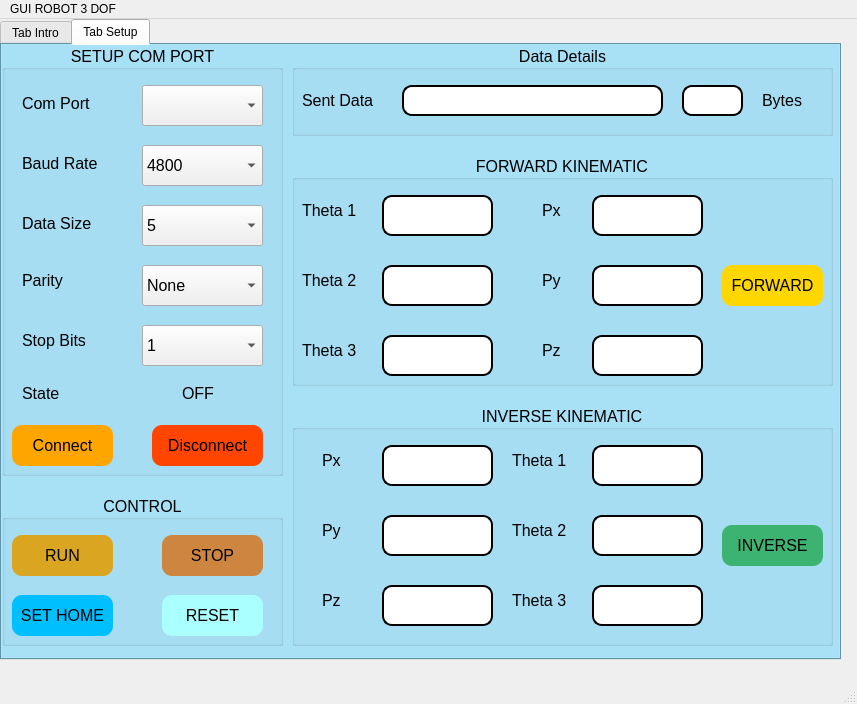
<?xml version="1.0" encoding="UTF-8"?>
<ui version="4.0">
 <class>MainWindow</class>
 <widget class="QMainWindow" name="MainWindow">
  <property name="geometry">
   <rect>
    <x>0</x>
    <y>0</y>
    <width>857</width>
    <height>704</height>
   </rect>
  </property>
  <property name="windowTitle">
   <string>MainWindow</string>
  </property>
  <property name="layoutDirection">
   <enum>Qt::LeftToRight</enum>
  </property>
  <property name="styleSheet">
   <string notr="true"/>
  </property>
  <widget class="QWidget" name="centralwidget">
   <widget class="QTabWidget" name="tabWidget">
    <property name="enabled">
     <bool>true</bool>
    </property>
    <property name="geometry">
     <rect>
      <x>0</x>
      <y>0</y>
      <width>841</width>
      <height>641</height>
     </rect>
    </property>
    <property name="layoutDirection">
     <enum>Qt::LeftToRight</enum>
    </property>
    <property name="styleSheet">
     <string notr="true">QTabWidget{
background-color: #87ceeb;
}</string>
    </property>
    <property name="currentIndex">
     <number>1</number>
    </property>
    <widget class="QWidget" name="tabInt">
     <attribute name="title">
      <string>Tab Intro</string>
     </attribute>
    </widget>
    <widget class="QWidget" name="tabExe">
     <attribute name="title">
      <string>Tab Setup</string>
     </attribute>
     <widget class="QGroupBox" name="groupBox_control_2">
      <property name="geometry">
       <rect>
        <x>0</x>
        <y>0</y>
        <width>281</width>
        <height>431</height>
       </rect>
      </property>
      <property name="font">
       <font>
        <pointsize>12</pointsize>
        <weight>50</weight>
        <bold>false</bold>
       </font>
      </property>
      <property name="title">
       <string>SETUP COM PORT</string>
      </property>
      <property name="alignment">
       <set>Qt::AlignCenter</set>
      </property>
      <widget class="QPushButton" name="pushButton_connect">
       <property name="geometry">
        <rect>
         <x>10</x>
         <y>380</y>
         <width>101</width>
         <height>41</height>
        </rect>
       </property>
       <property name="font">
        <font>
         <pointsize>12</pointsize>
         <weight>50</weight>
         <bold>false</bold>
        </font>
       </property>
       <property name="styleSheet">
        <string notr="true">QPushButton{
border-radius: 10px;
background-color: #ffa500;
}

QPushButton:pressed {
    padding-top: 5px;
    padding-left: 5px;
}
</string>
       </property>
       <property name="text">
        <string>Connect</string>
       </property>
       <property name="autoDefault">
        <bool>false</bool>
       </property>
       <property name="default">
        <bool>false</bool>
       </property>
       <property name="flat">
        <bool>false</bool>
       </property>
      </widget>
      <widget class="QPushButton" name="pushButton_disconnect">
       <property name="geometry">
        <rect>
         <x>150</x>
         <y>380</y>
         <width>111</width>
         <height>41</height>
        </rect>
       </property>
       <property name="font">
        <font>
         <pointsize>12</pointsize>
         <weight>50</weight>
         <bold>false</bold>
        </font>
       </property>
       <property name="styleSheet">
        <string notr="true">QPushButton{
border-radius: 10px;
background-color: #ff4500;
}

QPushButton:pressed {
    padding-top: 5px;
    padding-left: 5px;
}
</string>
       </property>
       <property name="text">
        <string>Disconnect</string>
       </property>
       <property name="flat">
        <bool>false</bool>
       </property>
      </widget>
      <widget class="QLabel" name="label_15">
       <property name="geometry">
        <rect>
         <x>20</x>
         <y>50</y>
         <width>101</width>
         <height>16</height>
        </rect>
       </property>
       <property name="font">
        <font>
         <pointsize>12</pointsize>
        </font>
       </property>
       <property name="text">
        <string>Com Port</string>
       </property>
      </widget>
      <widget class="QComboBox" name="comboBox_comPort">
       <property name="geometry">
        <rect>
         <x>140</x>
         <y>40</y>
         <width>121</width>
         <height>41</height>
        </rect>
       </property>
       <property name="font">
        <font>
         <pointsize>12</pointsize>
        </font>
       </property>
       <property name="styleSheet">
        <string notr="true"/>
       </property>
      </widget>
      <widget class="QLabel" name="label_16">
       <property name="geometry">
        <rect>
         <x>20</x>
         <y>110</y>
         <width>101</width>
         <height>16</height>
        </rect>
       </property>
       <property name="font">
        <font>
         <pointsize>12</pointsize>
        </font>
       </property>
       <property name="text">
        <string>Baud Rate</string>
       </property>
      </widget>
      <widget class="QComboBox" name="comboBox_baudRate">
       <property name="geometry">
        <rect>
         <x>140</x>
         <y>100</y>
         <width>121</width>
         <height>41</height>
        </rect>
       </property>
       <property name="font">
        <font>
         <pointsize>12</pointsize>
        </font>
       </property>
       <property name="styleSheet">
        <string notr="true"/>
       </property>
       <property name="editable">
        <bool>false</bool>
       </property>
       <item>
        <property name="text">
         <string>4800 </string>
        </property>
       </item>
       <item>
        <property name="text">
         <string>9600</string>
        </property>
       </item>
       <item>
        <property name="text">
         <string>14400 </string>
        </property>
       </item>
       <item>
        <property name="text">
         <string>19200</string>
        </property>
       </item>
       <item>
        <property name="text">
         <string>115200</string>
        </property>
       </item>
      </widget>
      <widget class="QLabel" name="label_17">
       <property name="geometry">
        <rect>
         <x>20</x>
         <y>340</y>
         <width>101</width>
         <height>16</height>
        </rect>
       </property>
       <property name="font">
        <font>
         <pointsize>12</pointsize>
        </font>
       </property>
       <property name="text">
        <string>State</string>
       </property>
      </widget>
      <widget class="QLabel" name="label_state">
       <property name="geometry">
        <rect>
         <x>180</x>
         <y>340</y>
         <width>51</width>
         <height>16</height>
        </rect>
       </property>
       <property name="font">
        <font>
         <pointsize>12</pointsize>
         <weight>50</weight>
         <bold>false</bold>
        </font>
       </property>
       <property name="text">
        <string>OFF</string>
       </property>
      </widget>
      <widget class="QComboBox" name="comboBox_dataBits">
       <property name="geometry">
        <rect>
         <x>140</x>
         <y>160</y>
         <width>121</width>
         <height>41</height>
        </rect>
       </property>
       <property name="font">
        <font>
         <pointsize>12</pointsize>
        </font>
       </property>
       <property name="editable">
        <bool>false</bool>
       </property>
       <item>
        <property name="text">
         <string>5</string>
        </property>
       </item>
       <item>
        <property name="text">
         <string>6</string>
        </property>
       </item>
       <item>
        <property name="text">
         <string>7</string>
        </property>
       </item>
       <item>
        <property name="text">
         <string>8</string>
        </property>
       </item>
      </widget>
      <widget class="QLabel" name="label_18">
       <property name="geometry">
        <rect>
         <x>20</x>
         <y>170</y>
         <width>101</width>
         <height>16</height>
        </rect>
       </property>
       <property name="font">
        <font>
         <pointsize>12</pointsize>
        </font>
       </property>
       <property name="text">
        <string>Data Size</string>
       </property>
      </widget>
      <widget class="QLabel" name="label_29">
       <property name="geometry">
        <rect>
         <x>20</x>
         <y>220</y>
         <width>101</width>
         <height>31</height>
        </rect>
       </property>
       <property name="font">
        <font>
         <pointsize>12</pointsize>
        </font>
       </property>
       <property name="text">
        <string>Parity</string>
       </property>
      </widget>
      <widget class="QComboBox" name="comboBox_parity">
       <property name="geometry">
        <rect>
         <x>140</x>
         <y>220</y>
         <width>121</width>
         <height>41</height>
        </rect>
       </property>
       <property name="font">
        <font>
         <pointsize>12</pointsize>
        </font>
       </property>
       <property name="editable">
        <bool>false</bool>
       </property>
       <item>
        <property name="text">
         <string>None</string>
        </property>
       </item>
       <item>
        <property name="text">
         <string>Even</string>
        </property>
       </item>
       <item>
        <property name="text">
         <string>Odd</string>
        </property>
       </item>
      </widget>
      <widget class="QLabel" name="label_30">
       <property name="geometry">
        <rect>
         <x>20</x>
         <y>280</y>
         <width>101</width>
         <height>31</height>
        </rect>
       </property>
       <property name="font">
        <font>
         <pointsize>12</pointsize>
        </font>
       </property>
       <property name="text">
        <string>Stop Bits</string>
       </property>
      </widget>
      <widget class="QComboBox" name="comboBox_stopBits">
       <property name="geometry">
        <rect>
         <x>140</x>
         <y>280</y>
         <width>121</width>
         <height>41</height>
        </rect>
       </property>
       <property name="font">
        <font>
         <pointsize>12</pointsize>
        </font>
       </property>
       <property name="editable">
        <bool>false</bool>
       </property>
       <item>
        <property name="text">
         <string>1</string>
        </property>
       </item>
       <item>
        <property name="text">
         <string>2</string>
        </property>
       </item>
      </widget>
     </widget>
     <widget class="QGroupBox" name="groupBox_control">
      <property name="geometry">
       <rect>
        <x>0</x>
        <y>450</y>
        <width>281</width>
        <height>151</height>
       </rect>
      </property>
      <property name="font">
       <font>
        <pointsize>12</pointsize>
       </font>
      </property>
      <property name="title">
       <string>CONTROL</string>
      </property>
      <property name="alignment">
       <set>Qt::AlignCenter</set>
      </property>
      <widget class="QPushButton" name="pushButton_run">
       <property name="geometry">
        <rect>
         <x>10</x>
         <y>40</y>
         <width>101</width>
         <height>41</height>
        </rect>
       </property>
       <property name="font">
        <font>
         <pointsize>12</pointsize>
        </font>
       </property>
       <property name="styleSheet">
        <string notr="true">
QPushButton{
border-radius: 10px;
background-color: #daa520;
}

QPushButton:pressed {
    padding-top: 5px;
    padding-left: 5px;
}
</string>
       </property>
       <property name="text">
        <string>RUN</string>
       </property>
       <property name="flat">
        <bool>false</bool>
       </property>
      </widget>
      <widget class="QPushButton" name="pushButton_stop">
       <property name="geometry">
        <rect>
         <x>160</x>
         <y>40</y>
         <width>101</width>
         <height>41</height>
        </rect>
       </property>
       <property name="font">
        <font>
         <pointsize>12</pointsize>
        </font>
       </property>
       <property name="styleSheet">
        <string notr="true">
QPushButton{
border-radius: 10px;
background-color: #cd853f;
}

QPushButton:pressed {
    padding-top: 5px;
    padding-left: 5px;
}
</string>
       </property>
       <property name="text">
        <string>STOP</string>
       </property>
      </widget>
      <widget class="QPushButton" name="pushButton_setHome">
       <property name="geometry">
        <rect>
         <x>10</x>
         <y>100</y>
         <width>101</width>
         <height>41</height>
        </rect>
       </property>
       <property name="font">
        <font>
         <pointsize>12</pointsize>
        </font>
       </property>
       <property name="styleSheet">
        <string notr="true">
QPushButton{
border-radius: 10px;
background-color: #00bfff;
}

QPushButton:pressed {
    padding-top: 5px;
    padding-left: 5px;
}
</string>
       </property>
       <property name="text">
        <string>SET HOME</string>
       </property>
      </widget>
      <widget class="QPushButton" name="pushButton_reset">
       <property name="geometry">
        <rect>
         <x>160</x>
         <y>100</y>
         <width>101</width>
         <height>41</height>
        </rect>
       </property>
       <property name="font">
        <font>
         <pointsize>12</pointsize>
        </font>
       </property>
       <property name="styleSheet">
        <string notr="true">
QPushButton{
border-radius: 10px;
	background-color: rgb(170, 255, 255);
}

QPushButton:pressed {
    padding-top: 5px;
    padding-left: 5px;
}
</string>
       </property>
       <property name="text">
        <string>RESET</string>
       </property>
      </widget>
     </widget>
     <widget class="QGroupBox" name="groupBox_FK">
      <property name="geometry">
       <rect>
        <x>290</x>
        <y>110</y>
        <width>541</width>
        <height>231</height>
       </rect>
      </property>
      <property name="font">
       <font>
        <pointsize>12</pointsize>
        <weight>50</weight>
        <bold>false</bold>
       </font>
      </property>
      <property name="layoutDirection">
       <enum>Qt::LeftToRight</enum>
      </property>
      <property name="title">
       <string>FORWARD KINEMATIC</string>
      </property>
      <property name="alignment">
       <set>Qt::AlignCenter</set>
      </property>
      <property name="flat">
       <bool>false</bool>
      </property>
      <property name="checkable">
       <bool>false</bool>
      </property>
      <widget class="QLineEdit" name="lineEdit_FK_th1">
       <property name="geometry">
        <rect>
         <x>90</x>
         <y>40</y>
         <width>111</width>
         <height>41</height>
        </rect>
       </property>
       <property name="font">
        <font>
         <pointsize>12</pointsize>
        </font>
       </property>
       <property name="styleSheet">
        <string notr="true">QLineEdit{
border: 2px solid rgb(0, 0, 0);
border-radius: 10px;
}</string>
       </property>
       <property name="text">
        <string/>
       </property>
       <property name="placeholderText">
        <string/>
       </property>
      </widget>
      <widget class="QLineEdit" name="lineEdit_FK_th2">
       <property name="geometry">
        <rect>
         <x>90</x>
         <y>110</y>
         <width>111</width>
         <height>41</height>
        </rect>
       </property>
       <property name="font">
        <font>
         <pointsize>12</pointsize>
        </font>
       </property>
       <property name="styleSheet">
        <string notr="true">QLineEdit{
border: 2px solid rgb(0, 0, 0);
border-radius: 10px;
}</string>
       </property>
       <property name="text">
        <string/>
       </property>
      </widget>
      <widget class="QLineEdit" name="lineEdit_FK_th3">
       <property name="geometry">
        <rect>
         <x>90</x>
         <y>180</y>
         <width>111</width>
         <height>41</height>
        </rect>
       </property>
       <property name="font">
        <font>
         <pointsize>12</pointsize>
        </font>
       </property>
       <property name="styleSheet">
        <string notr="true">QLineEdit{
border: 2px solid rgb(0, 0, 0);
border-radius: 10px;
}</string>
       </property>
       <property name="text">
        <string/>
       </property>
      </widget>
      <widget class="QLabel" name="label_4">
       <property name="geometry">
        <rect>
         <x>250</x>
         <y>40</y>
         <width>41</width>
         <height>31</height>
        </rect>
       </property>
       <property name="font">
        <font>
         <pointsize>12</pointsize>
        </font>
       </property>
       <property name="text">
        <string>&lt;html&gt;&lt;head/&gt;&lt;body&gt;&lt;p&gt;Px&lt;/p&gt;&lt;/body&gt;&lt;/html&gt;</string>
       </property>
      </widget>
      <widget class="QLabel" name="label_5">
       <property name="geometry">
        <rect>
         <x>250</x>
         <y>180</y>
         <width>31</width>
         <height>31</height>
        </rect>
       </property>
       <property name="font">
        <font>
         <pointsize>12</pointsize>
        </font>
       </property>
       <property name="text">
        <string>&lt;html&gt;&lt;head/&gt;&lt;body&gt;&lt;p&gt;Pz&lt;/p&gt;&lt;/body&gt;&lt;/html&gt;</string>
       </property>
      </widget>
      <widget class="QLineEdit" name="lineEdit_FK_Py">
       <property name="geometry">
        <rect>
         <x>300</x>
         <y>110</y>
         <width>111</width>
         <height>41</height>
        </rect>
       </property>
       <property name="font">
        <font>
         <pointsize>12</pointsize>
        </font>
       </property>
       <property name="styleSheet">
        <string notr="true">QLineEdit{
border: 2px solid rgb(0, 0, 0);
border-radius: 10px;
}</string>
       </property>
       <property name="text">
        <string/>
       </property>
      </widget>
      <widget class="QLineEdit" name="lineEdit_FK_Px">
       <property name="geometry">
        <rect>
         <x>300</x>
         <y>40</y>
         <width>111</width>
         <height>41</height>
        </rect>
       </property>
       <property name="font">
        <font>
         <pointsize>12</pointsize>
        </font>
       </property>
       <property name="styleSheet">
        <string notr="true">QLineEdit{
border: 2px solid rgb(0, 0, 0);
border-radius: 10px;
}</string>
       </property>
       <property name="text">
        <string/>
       </property>
      </widget>
      <widget class="QLineEdit" name="lineEdit_FK_Pz">
       <property name="geometry">
        <rect>
         <x>300</x>
         <y>180</y>
         <width>111</width>
         <height>41</height>
        </rect>
       </property>
       <property name="font">
        <font>
         <pointsize>12</pointsize>
        </font>
       </property>
       <property name="styleSheet">
        <string notr="true">QLineEdit{
border: 2px solid rgb(0, 0, 0);
border-radius: 10px;
}</string>
       </property>
       <property name="text">
        <string/>
       </property>
      </widget>
      <widget class="QLabel" name="label_6">
       <property name="geometry">
        <rect>
         <x>250</x>
         <y>110</y>
         <width>31</width>
         <height>31</height>
        </rect>
       </property>
       <property name="font">
        <font>
         <pointsize>12</pointsize>
        </font>
       </property>
       <property name="text">
        <string>&lt;html&gt;&lt;head/&gt;&lt;body&gt;&lt;p&gt;Py&lt;/p&gt;&lt;/body&gt;&lt;/html&gt;</string>
       </property>
      </widget>
      <widget class="QPushButton" name="pushButton_FK">
       <property name="geometry">
        <rect>
         <x>430</x>
         <y>110</y>
         <width>101</width>
         <height>41</height>
        </rect>
       </property>
       <property name="font">
        <font>
         <pointsize>12</pointsize>
        </font>
       </property>
       <property name="styleSheet">
        <string notr="true">QPushButton{
border-radius: 10px;
background-color: #ffd700;
}

QPushButton:pressed {
    padding-top: 5px;
    padding-left: 5px;
}
</string>
       </property>
       <property name="text">
        <string>FORWARD</string>
       </property>
      </widget>
      <widget class="QLabel" name="label_19">
       <property name="geometry">
        <rect>
         <x>10</x>
         <y>40</y>
         <width>81</width>
         <height>31</height>
        </rect>
       </property>
       <property name="font">
        <font>
         <pointsize>12</pointsize>
        </font>
       </property>
       <property name="text">
        <string>&lt;html&gt;&lt;head/&gt;&lt;body&gt;&lt;p&gt;Theta 1&lt;/p&gt;&lt;/body&gt;&lt;/html&gt;</string>
       </property>
      </widget>
      <widget class="QLabel" name="label_20">
       <property name="geometry">
        <rect>
         <x>10</x>
         <y>110</y>
         <width>81</width>
         <height>31</height>
        </rect>
       </property>
       <property name="font">
        <font>
         <pointsize>12</pointsize>
        </font>
       </property>
       <property name="text">
        <string>&lt;html&gt;&lt;head/&gt;&lt;body&gt;&lt;p&gt;Theta 2&lt;/p&gt;&lt;/body&gt;&lt;/html&gt;</string>
       </property>
      </widget>
      <widget class="QLabel" name="label_21">
       <property name="geometry">
        <rect>
         <x>10</x>
         <y>180</y>
         <width>81</width>
         <height>31</height>
        </rect>
       </property>
       <property name="font">
        <font>
         <pointsize>12</pointsize>
        </font>
       </property>
       <property name="text">
        <string>&lt;html&gt;&lt;head/&gt;&lt;body&gt;&lt;p&gt;Theta 3&lt;/p&gt;&lt;/body&gt;&lt;/html&gt;</string>
       </property>
      </widget>
     </widget>
     <widget class="QGroupBox" name="groupBox_IK">
      <property name="geometry">
       <rect>
        <x>290</x>
        <y>360</y>
        <width>541</width>
        <height>241</height>
       </rect>
      </property>
      <property name="font">
       <font>
        <pointsize>12</pointsize>
        <weight>50</weight>
        <bold>false</bold>
       </font>
      </property>
      <property name="layoutDirection">
       <enum>Qt::LeftToRight</enum>
      </property>
      <property name="title">
       <string>INVERSE KINEMATIC</string>
      </property>
      <property name="alignment">
       <set>Qt::AlignCenter</set>
      </property>
      <property name="flat">
       <bool>false</bool>
      </property>
      <property name="checkable">
       <bool>false</bool>
      </property>
      <widget class="QLineEdit" name="lineEdit_IK_Px">
       <property name="geometry">
        <rect>
         <x>90</x>
         <y>40</y>
         <width>111</width>
         <height>41</height>
        </rect>
       </property>
       <property name="font">
        <font>
         <pointsize>12</pointsize>
        </font>
       </property>
       <property name="styleSheet">
        <string notr="true">QLineEdit{
border: 2px solid rgb(0, 0, 0);
border-radius: 10px;
}</string>
       </property>
       <property name="text">
        <string/>
       </property>
      </widget>
      <widget class="QLineEdit" name="lineEdit_IK_Py">
       <property name="geometry">
        <rect>
         <x>90</x>
         <y>110</y>
         <width>111</width>
         <height>41</height>
        </rect>
       </property>
       <property name="font">
        <font>
         <pointsize>12</pointsize>
        </font>
       </property>
       <property name="styleSheet">
        <string notr="true">QLineEdit{
border: 2px solid rgb(0, 0, 0);
border-radius: 10px;
}</string>
       </property>
       <property name="text">
        <string/>
       </property>
      </widget>
      <widget class="QLineEdit" name="lineEdit_IK_Pz">
       <property name="geometry">
        <rect>
         <x>90</x>
         <y>180</y>
         <width>111</width>
         <height>41</height>
        </rect>
       </property>
       <property name="font">
        <font>
         <pointsize>12</pointsize>
        </font>
       </property>
       <property name="styleSheet">
        <string notr="true">QLineEdit{
border: 2px solid rgb(0, 0, 0);
border-radius: 10px;
}</string>
       </property>
       <property name="text">
        <string/>
       </property>
      </widget>
      <widget class="QLabel" name="label_10">
       <property name="geometry">
        <rect>
         <x>30</x>
         <y>40</y>
         <width>41</width>
         <height>31</height>
        </rect>
       </property>
       <property name="font">
        <font>
         <pointsize>12</pointsize>
        </font>
       </property>
       <property name="text">
        <string>&lt;html&gt;&lt;head/&gt;&lt;body&gt;&lt;p&gt;Px&lt;/p&gt;&lt;/body&gt;&lt;/html&gt;</string>
       </property>
      </widget>
      <widget class="QLineEdit" name="lineEdit_IK_th2">
       <property name="geometry">
        <rect>
         <x>300</x>
         <y>110</y>
         <width>111</width>
         <height>41</height>
        </rect>
       </property>
       <property name="font">
        <font>
         <pointsize>12</pointsize>
        </font>
       </property>
       <property name="styleSheet">
        <string notr="true">QLineEdit{
border: 2px solid rgb(0, 0, 0);
border-radius: 10px;
}</string>
       </property>
       <property name="text">
        <string/>
       </property>
      </widget>
      <widget class="QLineEdit" name="lineEdit_IK_th1">
       <property name="geometry">
        <rect>
         <x>300</x>
         <y>40</y>
         <width>111</width>
         <height>41</height>
        </rect>
       </property>
       <property name="font">
        <font>
         <pointsize>12</pointsize>
        </font>
       </property>
       <property name="styleSheet">
        <string notr="true">QLineEdit{
border: 2px solid rgb(0, 0, 0);
border-radius: 10px;
}</string>
       </property>
       <property name="text">
        <string/>
       </property>
      </widget>
      <widget class="QLineEdit" name="lineEdit_IK_th3">
       <property name="geometry">
        <rect>
         <x>300</x>
         <y>180</y>
         <width>111</width>
         <height>41</height>
        </rect>
       </property>
       <property name="font">
        <font>
         <pointsize>12</pointsize>
        </font>
       </property>
       <property name="styleSheet">
        <string notr="true">QLineEdit{
border: 2px solid rgb(0, 0, 0);
border-radius: 10px;
}</string>
       </property>
       <property name="text">
        <string/>
       </property>
      </widget>
      <widget class="QPushButton" name="pushButton_IK">
       <property name="geometry">
        <rect>
         <x>430</x>
         <y>120</y>
         <width>101</width>
         <height>41</height>
        </rect>
       </property>
       <property name="font">
        <font>
         <pointsize>12</pointsize>
        </font>
       </property>
       <property name="styleSheet">
        <string notr="true">QPushButton{
border-radius: 10px;
background-color: #3cb371;
}

QPushButton:pressed {
    padding-top: 5px;
    padding-left: 5px;
}
</string>
       </property>
       <property name="text">
        <string>INVERSE</string>
       </property>
       <property name="flat">
        <bool>false</bool>
       </property>
      </widget>
      <widget class="QLabel" name="label_11">
       <property name="geometry">
        <rect>
         <x>30</x>
         <y>110</y>
         <width>41</width>
         <height>31</height>
        </rect>
       </property>
       <property name="font">
        <font>
         <pointsize>12</pointsize>
        </font>
       </property>
       <property name="text">
        <string>&lt;html&gt;&lt;head/&gt;&lt;body&gt;&lt;p&gt;Py&lt;/p&gt;&lt;/body&gt;&lt;/html&gt;</string>
       </property>
      </widget>
      <widget class="QLabel" name="label_12">
       <property name="geometry">
        <rect>
         <x>30</x>
         <y>180</y>
         <width>41</width>
         <height>31</height>
        </rect>
       </property>
       <property name="font">
        <font>
         <pointsize>12</pointsize>
        </font>
       </property>
       <property name="text">
        <string>&lt;html&gt;&lt;head/&gt;&lt;body&gt;&lt;p&gt;Pz&lt;/p&gt;&lt;/body&gt;&lt;/html&gt;</string>
       </property>
      </widget>
      <widget class="QLabel" name="label_22">
       <property name="geometry">
        <rect>
         <x>220</x>
         <y>40</y>
         <width>81</width>
         <height>31</height>
        </rect>
       </property>
       <property name="font">
        <font>
         <pointsize>12</pointsize>
        </font>
       </property>
       <property name="text">
        <string>&lt;html&gt;&lt;head/&gt;&lt;body&gt;&lt;p&gt;Theta 1&lt;/p&gt;&lt;/body&gt;&lt;/html&gt;</string>
       </property>
      </widget>
      <widget class="QLabel" name="label_23">
       <property name="geometry">
        <rect>
         <x>220</x>
         <y>180</y>
         <width>81</width>
         <height>31</height>
        </rect>
       </property>
       <property name="font">
        <font>
         <pointsize>12</pointsize>
        </font>
       </property>
       <property name="text">
        <string>&lt;html&gt;&lt;head/&gt;&lt;body&gt;&lt;p&gt;Theta 3&lt;/p&gt;&lt;/body&gt;&lt;/html&gt;</string>
       </property>
      </widget>
      <widget class="QLabel" name="label_24">
       <property name="geometry">
        <rect>
         <x>220</x>
         <y>110</y>
         <width>81</width>
         <height>31</height>
        </rect>
       </property>
       <property name="font">
        <font>
         <pointsize>12</pointsize>
        </font>
       </property>
       <property name="text">
        <string>&lt;html&gt;&lt;head/&gt;&lt;body&gt;&lt;p&gt;Theta 2&lt;/p&gt;&lt;/body&gt;&lt;/html&gt;</string>
       </property>
      </widget>
     </widget>
     <widget class="QGroupBox" name="groupBox_FK_3">
      <property name="enabled">
       <bool>true</bool>
      </property>
      <property name="geometry">
       <rect>
        <x>290</x>
        <y>0</y>
        <width>541</width>
        <height>91</height>
       </rect>
      </property>
      <property name="maximumSize">
       <size>
        <width>16777210</width>
        <height>16777210</height>
       </size>
      </property>
      <property name="font">
       <font>
        <pointsize>12</pointsize>
        <weight>50</weight>
        <bold>false</bold>
       </font>
      </property>
      <property name="layoutDirection">
       <enum>Qt::LeftToRight</enum>
      </property>
      <property name="title">
       <string>Data Details</string>
      </property>
      <property name="alignment">
       <set>Qt::AlignCenter</set>
      </property>
      <property name="flat">
       <bool>false</bool>
      </property>
      <property name="checkable">
       <bool>false</bool>
      </property>
      <widget class="QLineEdit" name="lineEdit_sent_data">
       <property name="geometry">
        <rect>
         <x>110</x>
         <y>40</y>
         <width>261</width>
         <height>31</height>
        </rect>
       </property>
       <property name="font">
        <font>
         <pointsize>12</pointsize>
        </font>
       </property>
       <property name="styleSheet">
        <string notr="true">QLineEdit{
border: 2px solid rgb(0, 0, 0);
border-radius: 10px;
}</string>
       </property>
       <property name="text">
        <string/>
       </property>
       <property name="readOnly">
        <bool>true</bool>
       </property>
       <property name="placeholderText">
        <string/>
       </property>
      </widget>
      <widget class="QLabel" name="label_37">
       <property name="geometry">
        <rect>
         <x>10</x>
         <y>40</y>
         <width>101</width>
         <height>31</height>
        </rect>
       </property>
       <property name="font">
        <font>
         <pointsize>12</pointsize>
        </font>
       </property>
       <property name="text">
        <string>&lt;html&gt;&lt;head/&gt;&lt;body&gt;&lt;p&gt;Sent Data&lt;/p&gt;&lt;/body&gt;&lt;/html&gt;</string>
       </property>
      </widget>
      <widget class="QLineEdit" name="lineEdit_sent_length">
       <property name="geometry">
        <rect>
         <x>390</x>
         <y>40</y>
         <width>61</width>
         <height>31</height>
        </rect>
       </property>
       <property name="font">
        <font>
         <pointsize>12</pointsize>
        </font>
       </property>
       <property name="styleSheet">
        <string notr="true">QLineEdit{
border: 2px solid rgb(0, 0, 0);
border-radius: 10px;
}</string>
       </property>
       <property name="text">
        <string/>
       </property>
       <property name="readOnly">
        <bool>true</bool>
       </property>
       <property name="placeholderText">
        <string/>
       </property>
      </widget>
      <widget class="QLabel" name="label_50">
       <property name="geometry">
        <rect>
         <x>470</x>
         <y>40</y>
         <width>51</width>
         <height>31</height>
        </rect>
       </property>
       <property name="font">
        <font>
         <pointsize>12</pointsize>
        </font>
       </property>
       <property name="text">
        <string>&lt;html&gt;&lt;head/&gt;&lt;body&gt;&lt;p&gt;Bytes&lt;/p&gt;&lt;/body&gt;&lt;/html&gt;</string>
       </property>
      </widget>
     </widget>
    </widget>
   </widget>
  </widget>
  <widget class="QMenuBar" name="menubar">
   <property name="geometry">
    <rect>
     <x>0</x>
     <y>0</y>
     <width>857</width>
     <height>26</height>
    </rect>
   </property>
   <widget class="QMenu" name="menuGUI_ROBOT_3_DOF">
    <property name="title">
     <string>GUI ROBOT 3 DOF</string>
    </property>
   </widget>
   <addaction name="menuGUI_ROBOT_3_DOF"/>
  </widget>
  <widget class="QStatusBar" name="statusbar"/>
 </widget>
 <tabstops>
  <tabstop>tabWidget</tabstop>
 </tabstops>
 <resources/>
 <connections/>
</ui>
